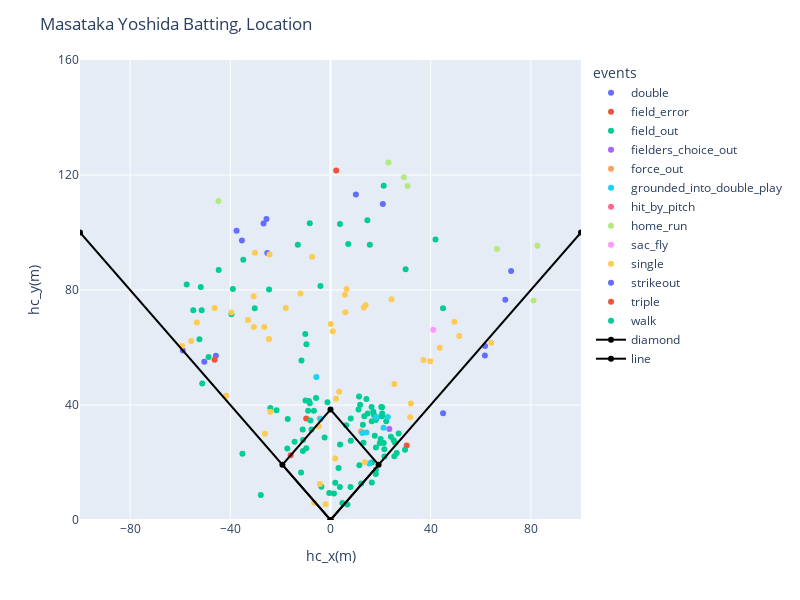

Notebook code cell kept with this figure:
### Code cell
data_plotter = Plotter()
data_plotter.plot_ball_direction(df)

### Figure 1 — Plotly figure (JSON) as saved in the notebook; plotly's stock layout.template omitted (floating-point values rounded to 4 significant figures; data arrays with more than 128 entries replaced by an {"elided": "..."} marker saying what was removed)
{"data": [{"customdata": [[669456, "Slider"], [608371, "4-Seam Fastball"], [663986, "4-Seam Fastball"], [605397, "4-Seam Fastball"], [669438, "Curveball"], [621244, "4-Seam Fastball"], [664747, "Slider"], [656222, "4-Seam Fastball"], [607192, "Curveball"], [671106, "4-Seam Fastball"], [622491, "4-Seam Fastball"], [542881, "Sinker"], [425794, "Sinker"], [669060, "Sinker"], [670950, "4-Seam Fastball"]], "hovertemplate": "<b>%{hovertext}</b><br><br>events=double<br>norm_hc_x=%{x}<br>norm_hc_y=%{y}<br>pitcher=%{customdata[0]}<br>pitch_name=%{customdata[1]}<extra></extra>", "hovertext": ["double", "double", "double", "double", "double", "double", "double", "double", "double", "double", "double", "double", "double", "double", "double"], "legendgroup": "double", "marker": {"color": "#636efa", "symbol": "circle"}, "mode": "markers", "name": "double", "orientation": "v", "showlegend": true, "type": "scatter", "x": [10.13, -25.57, 44.94, 69.77, 61.7, -26.72, -35.36, -45.76, -50.38, -25.23, 72.11, 20.89, 61.63, -37.51, -58.97], "xaxis": "x", "y": [113.2, 104.7, 37.13, 76.64, 60.55, 103.2, 97.23, 57.16, 55.05, 92.86, 86.6, 109.9, 57.2, 100.6, 58.99], "yaxis": "y"}, {"customdata": [[642585, "4-Seam Fastball"], [670280, "4-Seam Fastball"], [666201, "Changeup"], [672710, "4-Seam Fastball"]], "hovertemplate": "<b>%{hovertext}</b><br><br>events=field_error<br>norm_hc_x=%{x}<br>norm_hc_y=%{y}<br>pitcher=%{customdata[0]}<br>pitch_name=%{customdata[1]}<extra></extra>", "hovertext": ["field_error", "field_error", "field_error", "field_error"], "legendgroup": "field_error", "marker": {"color": "#EF553B", "symbol": "circle"}, "mode": "markers", "name": "field_error", "orientation": "v", "showlegend": true, "type": "scatter", "x": [-46.26, 30.4, -15.9, -9.708], "xaxis": "x", "y": [55.7, 25.95, 22.53, 35.33], "yaxis": "y"}, {"customdata": {"elided": "102x2 mixed values"}, "hovertemplate": "<b>%{hovertext}</b><br><br>events=field_out<br>norm_hc_x=%{x}<br>norm_hc_y=%{y}<br>pitcher=%{customdata[0]}<br>pitch_name=%{customdata[1]}<extra></extra>", "hovertext": ["field_out", "field_out", "field_out", "field_out", "field_out", "field_out", "field_out", "field_out", "field_out", "field_out", "field_out", "field_out", "field_out", "field_out", "field_out", "field_out", "field_out", "field_out", "field_out", "field_out", "field_out", "field_out", "field_out", "field_out", "field_out", "field_out", "field_out", "field_out", "field_out", "field_out", "field_out", "field_out", "field_out", "field_out", "field_out", "field_out", "field_out", "field_out", "field_out", "field_out", "field_out", "field_out", "field_out", "field_out", "field_out", "field_out", "field_out", "field_out", "field_out", "field_out", "field_out", "field_out", "field_out", "field_out", "field_out", "field_out", "field_out", "field_out", "field_out", "field_out", "field_out", "field_out", "field_out", "field_out", "field_out", "field_out", "field_out", "field_out", "field_out", "field_out", "field_out", "field_out", "field_out", "field_out", "field_out", "field_out", "field_out", "field_out", "field_out", "field_out", "field_out", "field_out", "field_out", "field_out", "field_out", "field_out", "field_out", "field_out", "field_out", "field_out", "field_out", "field_out", "field_out", "field_out", "field_out", "field_out", "field_out", "field_out", "field_out", "field_out", "field_out", "field_out"], "legendgroup": "field_out", "marker": {"color": "#00cc96", "symbol": "circle"}, "mode": "markers", "name": "field_out", "orientation": "v", "showlegend": true, "type": "scatter", "x": [-9.616, 20.47, 3.734, -8.931, -44.63, -6.614, 17.37, -8.649, 18.14, 21.5, 14.72, 20.26, -17.08, 44.92, -17.24, 21.54, -11.1, 21.24, 14.33, -7.971, -11.58, 1.89, -7.582, -1.204, 4.74, -11.01, -8.26, -39.54, 18.08, 3.787, 18.07, 25.23, 11.83, 19.69, 8.085, 25.75, 3.818, 25.5, -11.74, 12.25, 21.23, 16.5, 16.46, 22.24, 3.216, -35.17, -9.982, -0.5029, 20.02, 18.14, -48.67, 16.5, -38.96, 41.93, 13.16, 18.46, -52.32, -10.97, 20.62, 7.986, 29.98, -3.65, 14.86, 13.5, -4.008, -21.56, -24.01, -57.41, 27.22, -51.21, -54.78, -8.275, -2.355, 26.43, 17.11, -14.33, 15.7, -10.07, -34.8, 24.12, 1.379, 16.4, 20.64, 12.93, 7.087, 20.56, 8.085, -30.24, -51.43, -27.83, -24.53, 11.52, 11.39, -13.05, 6.271, 17.66, 11.19, -9.655, 29.75, -51.79, -5.753, 6.744], "xaxis": "x", "y": [61.12, 36.1, 11.51, 38.04, 87.0, 38.04, 36.48, 41.36, 25.25, 24.6, 104.3, 39.33, 35.17, 73.64, 24.89, 22.12, 31.51, 26.79, 42.12, 34.63, 55.47, 12.99, 31.52, 40.92, 5.921, 24.03, 40.59, 71.58, 34.79, 102.9, 15.96, 27.76, 40.05, 26.79, 27.57, 26.88, 26.22, 22.14, 16.55, 12.67, 116.3, 20.04, 34.34, 34.39, 18.08, 23.08, 41.6, 9.35, 28.21, 17.5, 56.72, 13.06, 80.37, 97.55, 26.83, 35.55, 62.85, 27.79, 36.26, 11.51, 87.23, 11.57, 37.02, 36.1, 81.38, 38.17, 38.98, 81.95, 30.1, 47.49, 72.97, 103.2, 28.74, 23.27, 37.68, 27.23, 95.77, 64.69, 90.53, 28.92, 9.243, 39.33, 37.02, 33.16, 96.0, 39.2, 35.33, 73.61, 72.97, 8.702, 80.15, 19.03, 42.92, 95.7, 32.93, 29.34, 38.42, 24.97, 24.47, 81.02, 42.45, 5.364], "yaxis": "y"}, {"customdata": [[643361, "4-Seam Fastball"]], "hovertemplate": "<b>%{hovertext}</b><br><br>events=fielders_choice_out<br>norm_hc_x=%{x}<br>norm_hc_y=%{y}<br>pitcher=%{customdata[0]}<br>pitch_name=%{customdata[1]}<extra></extra>", "hovertext": ["fielders_choice_out"], "legendgroup": "fielders_choice_out", "marker": {"color": "#ab63fa", "symbol": "circle"}, "mode": "markers", "name": "fielders_choice_out", "orientation": "v", "showlegend": true, "type": "scatter", "x": [23.47], "xaxis": "x", "y": [31.67], "yaxis": "y"}, {"customdata": [[605397, "Cutter"], [642585, "4-Seam Fastball"]], "hovertemplate": "<b>%{hovertext}</b><br><br>events=force_out<br>norm_hc_x=%{x}<br>norm_hc_y=%{y}<br>pitcher=%{customdata[0]}<br>pitch_name=%{customdata[1]}<extra></extra>", "hovertext": ["force_out", "force_out"], "legendgroup": "force_out", "marker": {"color": "#FFA15A", "symbol": "circle"}, "mode": "markers", "name": "force_out", "orientation": "v", "showlegend": true, "type": "scatter", "x": [12.2, -4.29], "xaxis": "x", "y": [30.91, 35.33], "yaxis": "y"}, {"customdata": [[664076, "Sinker"], [542881, "Cutter"], [680694, "4-Seam Fastball"], [519043, "4-Seam Fastball"], [621249, "Cutter"], [663556, "Slider"], [596133, "Changeup"], [605513, "Sinker"]], "hovertemplate": "<b>%{hovertext}</b><br><br>events=grounded_into_double_play<br>norm_hc_x=%{x}<br>norm_hc_y=%{y}<br>pitcher=%{customdata[0]}<br>pitch_name=%{customdata[1]}<extra></extra>", "hovertext": ["grounded_into_double_play", "grounded_into_double_play", "grounded_into_double_play", "grounded_into_double_play", "grounded_into_double_play", "grounded_into_double_play", "grounded_into_double_play", "grounded_into_double_play"], "legendgroup": "grounded_into_double_play", "marker": {"color": "#19d3f3", "symbol": "circle"}, "mode": "markers", "name": "grounded_into_double_play", "orientation": "v", "showlegend": true, "type": "scatter", "x": [22.85, 15.54, 21.18, 14.32, 18.29, 12.73, -5.662, -3.947], "xaxis": "x", "y": [35.81, 19.64, 32.08, 30.43, 35.86, 30.28, 49.7, 35.14], "yaxis": "y"}, {"customdata": [[502043, "Cutter"], [607755, "Curveball"], [672282, "4-Seam Fastball"]], "hovertemplate": "<b>%{hovertext}</b><br><br>events=hit_by_pitch<br>norm_hc_x=%{x}<br>norm_hc_y=%{y}<br>pitcher=%{customdata[0]}<br>pitch_name=%{customdata[1]}<extra></extra>", "hovertext": ["hit_by_pitch", "hit_by_pitch", "hit_by_pitch"], "legendgroup": "hit_by_pitch", "marker": {"color": "#FF6692", "symbol": "circle"}, "mode": "markers", "name": "hit_by_pitch", "orientation": "v", "showlegend": true, "type": "scatter", "x": [null, null, null], "xaxis": "x", "y": [null, null, null], "yaxis": "y"}, {"customdata": [[670912, "4-Seam Fastball"], [642770, "Sweeper"], [579328, "4-Seam Fastball"], [456713, "Curveball"], [596133, "Cutter"], [669330, "Changeup"], [592332, "4-Seam Fastball"]], "hovertemplate": "<b>%{hovertext}</b><br><br>events=home_run<br>norm_hc_x=%{x}<br>norm_hc_y=%{y}<br>pitcher=%{customdata[0]}<br>pitch_name=%{customdata[1]}<extra></extra>", "hovertext": ["home_run", "home_run", "home_run", "home_run", "home_run", "home_run", "home_run"], "legendgroup": "home_run", "marker": {"color": "#B6E880", "symbol": "circle"}, "mode": "markers", "name": "home_run", "orientation": "v", "showlegend": true, "type": "scatter", "x": [-44.72, 82.59, 30.79, 66.48, 81.05, 23.13, 29.29], "xaxis": "x", "y": [111.0, 95.42, 116.2, 94.29, 76.35, 124.4, 119.2], "yaxis": "y"}, {"customdata": [[669203, "Curveball"]], "hovertemplate": "<b>%{hovertext}</b><br><br>events=sac_fly<br>norm_hc_x=%{x}<br>norm_hc_y=%{y}<br>pitcher=%{customdata[0]}<br>pitch_name=%{customdata[1]}<extra></extra>", "hovertext": ["sac_fly"], "legendgroup": "sac_fly", "marker": {"color": "#FF97FF", "symbol": "circle"}, "mode": "markers", "name": "sac_fly", "orientation": "v", "showlegend": true, "type": "scatter", "x": [41.03], "xaxis": "x", "y": [66.14], "yaxis": "y"}, {"customdata": [[605200, "Changeup"], [489119, "Slider"], [571656, "4-Seam Fastball"], [681867, "Changeup"], [605513, "4-Seam Fastball"], [605200, "4-Seam Fastball"], [669456, "4-Seam Fastball"], [663558, "4-Seam Fastball"], [594902, "4-Seam Fastball"], [571927, "Sinker"], [669459, "4-Seam Fastball"], [518876, "Cutter"], [641941, "4-Seam Fastball"], [642207, "Changeup"], [656222, "4-Seam Fastball"], [554430, "4-Seam Fastball"], [665152, "4-Seam Fastball"], [621237, "Sinker"], [592332, "4-Seam Fastball"], [592332, "Split-Finger"], [641329, "4-Seam Fastball"], [669211, "4-Seam Fastball"], [607259, "Sinker"], [608379, "Changeup"], [592836, "Split-Finger"], [542914, "4-Seam Fastball"], [647315, "Sinker"], [621244, "Sinker"], [425794, "Curveball"], [605483, "4-Seam Fastball"], [571901, "Sinker"], [608344, "4-Seam Fastball"], [665152, "4-Seam Fastball"], [665152, "4-Seam Fastball"], [657508, "4-Seam Fastball"], [680694, "Curveball"], [642545, "4-Seam Fastball"], [671737, "Curveball"], [669211, "4-Seam Fastball"], [669456, "Changeup"], [594835, "4-Seam Fastball"], [668676, "4-Seam Fastball"], [671737, "4-Seam Fastball"]], "hovertemplate": "<b>%{hovertext}</b><br><br>events=single<br>norm_hc_x=%{x}<br>norm_hc_y=%{y}<br>pitcher=%{customdata[0]}<br>pitch_name=%{customdata[1]}<extra></extra>", "hovertext": ["single", "single", "single", "single", "single", "single", "single", "single", "single", "single", "single", "single", "single", "single", "single", "single", "single", "single", "single", "single", "single", "single", "single", "single", "single", "single", "single", "single", "single", "single", "single", "single", "single", "single", "single", "single", "single", "single", "single", "single", "single", "single", "single"], "legendgroup": "single", "marker": {"color": "#FECB52", "symbol": "circle"}, "mode": "markers", "name": "single", "orientation": "v", "showlegend": true, "type": "scatter", "x": [32.08, -6.568, 5.921, 13.7, -4.214, -24.03, -53.37, -55.61, -12.03, 1.905, -4.679, 39.84, 5.768, 6.386, -26.16, 37.12, -24.36, 49.47, -26.4, 25.48, 64.18, -30.15, -41.67, -17.87, -46.24, -1.966, -30.59, -7.353, 3.459, -30.69, 31.77, 0.09906, 14.04, -59.24, 43.61, -32.97, -24.54, 51.41, 24.34, 0.8992, 2.187, -39.52, 13.28], "xaxis": "x", "y": [40.52, 6.043, 72.24, 20.05, 12.54, 37.62, 68.72, 62.28, 78.79, 21.37, 32.58, 55.2, 78.34, 80.32, 29.98, 55.66, 92.38, 68.94, 67.09, 47.27, 61.68, 92.96, 43.22, 73.7, 73.77, 5.479, 67.1, 91.58, 44.6, 77.84, 35.75, 68.2, 74.81, 60.53, 59.92, 69.59, 62.96, 64.0, 76.79, 65.68, 42.14, 72.21, 73.93], "yaxis": "y"}, {"customdata": [[675916, "Curveball"], [686747, "Slider"], [664076, "Slider"], [663556, "Slider"], [656605, "Cutter"], [672335, "Slider"], [669203, "Cutter"], [666818, "Changeup"], [642547, "Changeup"], [669330, "4-Seam Fastball"], [642547, "Curveball"], [666818, "Changeup"], [518876, "Cutter"], [671106, "Sweeper"], [489119, "4-Seam Fastball"], [608379, "Sinker"], [450203, "Curveball"], [445926, "Cutter"], [623433, "Curveball"], [669467, "4-Seam Fastball"], [660271, "4-Seam Fastball"], [672282, "Slider"], [605397, "Curveball"], [694297, "Changeup"]], "hovertemplate": "<b>%{hovertext}</b><br><br>events=strikeout<br>norm_hc_x=%{x}<br>norm_hc_y=%{y}<br>pitcher=%{customdata[0]}<br>pitch_name=%{customdata[1]}<extra></extra>", "hovertext": ["strikeout", "strikeout", "strikeout", "strikeout", "strikeout", "strikeout", "strikeout", "strikeout", "strikeout", "strikeout", "strikeout", "strikeout", "strikeout", "strikeout", "strikeout", "strikeout", "strikeout", "strikeout", "strikeout", "strikeout", "strikeout", "strikeout", "strikeout", "strikeout"], "legendgroup": "strikeout", "marker": {"color": "#636efa", "symbol": "circle"}, "mode": "markers", "name": "strikeout", "orientation": "v", "showlegend": true, "type": "scatter", "x": [null, null, null, null, null, null, null, null, null, null, null, null, null, null, null, null, null, null, null, null, null, null, null, null], "xaxis": "x", "y": [null, null, null, null, null, null, null, null, null, null, null, null, null, null, null, null, null, null, null, null, null, null, null, null], "yaxis": "y"}, {"customdata": [[622491, "4-Seam Fastball"]], "hovertemplate": "<b>%{hovertext}</b><br><br>events=triple<br>norm_hc_x=%{x}<br>norm_hc_y=%{y}<br>pitcher=%{customdata[0]}<br>pitch_name=%{customdata[1]}<extra></extra>", "hovertext": ["triple"], "legendgroup": "triple", "marker": {"color": "#EF553B", "symbol": "circle"}, "mode": "markers", "name": "triple", "orientation": "v", "showlegend": true, "type": "scatter", "x": [2.286], "xaxis": "x", "y": [121.6], "yaxis": "y"}, {"customdata": [[672335, "4-Seam Fastball"], [571927, "Sinker"], [592094, "Changeup"], [650893, "4-Seam Fastball"], [682051, "Sinker"], [594835, "Changeup"], [656353, "Slider"], [666214, "4-Seam Fastball"], [682051, "Sinker"], [608379, "4-Seam Fastball"], [686747, "Sinker"], [594902, "4-Seam Fastball"], [554340, "Changeup"], [605513, "Changeup"], [685410, "4-Seam Fastball"], [668676, "4-Seam Fastball"], [642239, "Cutter"], [518876, "Cutter"], [543518, "Split-Finger"], [663556, "4-Seam Fastball"], [543056, "Slider"], [657508, "4-Seam Fastball"], [668881, "4-Seam Fastball"]], "hovertemplate": "<b>%{hovertext}</b><br><br>events=walk<br>norm_hc_x=%{x}<br>norm_hc_y=%{y}<br>pitcher=%{customdata[0]}<br>pitch_name=%{customdata[1]}<extra></extra>", "hovertext": ["walk", "walk", "walk", "walk", "walk", "walk", "walk", "walk", "walk", "walk", "walk", "walk", "walk", "walk", "walk", "walk", "walk", "walk", "walk", "walk", "walk", "walk", "walk"], "legendgroup": "walk", "marker": {"color": "#00cc96", "symbol": "circle"}, "mode": "markers", "name": "walk", "orientation": "v", "showlegend": true, "type": "scatter", "x": [null, null, null, null, null, null, null, null, null, null, null, null, null, null, null, null, null, null, null, null, null, null, null], "xaxis": "x", "y": [null, null, null, null, null, null, null, null, null, null, null, null, null, null, null, null, null, null, null, null, null, null, null], "yaxis": "y"}, {"fillcolor": "darkviolet", "line": {"color": "black"}, "name": "diamond", "type": "scatter", "x": [0, -19.2, 0, 19.2, 0], "y": [0, 19.2, 38.4, 19.2, 0]}, {"fillcolor": "darkviolet", "line": {"color": "black"}, "name": "line", "type": "scatter", "x": [-100, 0, 100], "y": [100, 0, 100]}], "layout": {"autosize": false, "height": 600, "legend": {"title": {"text": "events"}, "tracegroupgap": 0}, "margin": {"t": 60}, "title": {"text": "Masataka Yoshida Batting, Location"}, "width": 800, "xaxis": {"anchor": "y", "domain": [0, 1], "dtick": 40, "range": [-100, 100], "title": {"text": "hc_x(m)"}}, "yaxis": {"anchor": "x", "domain": [0, 1], "dtick": 40, "range": [0, 160], "title": {"text": "hc_y(m)"}}}}
